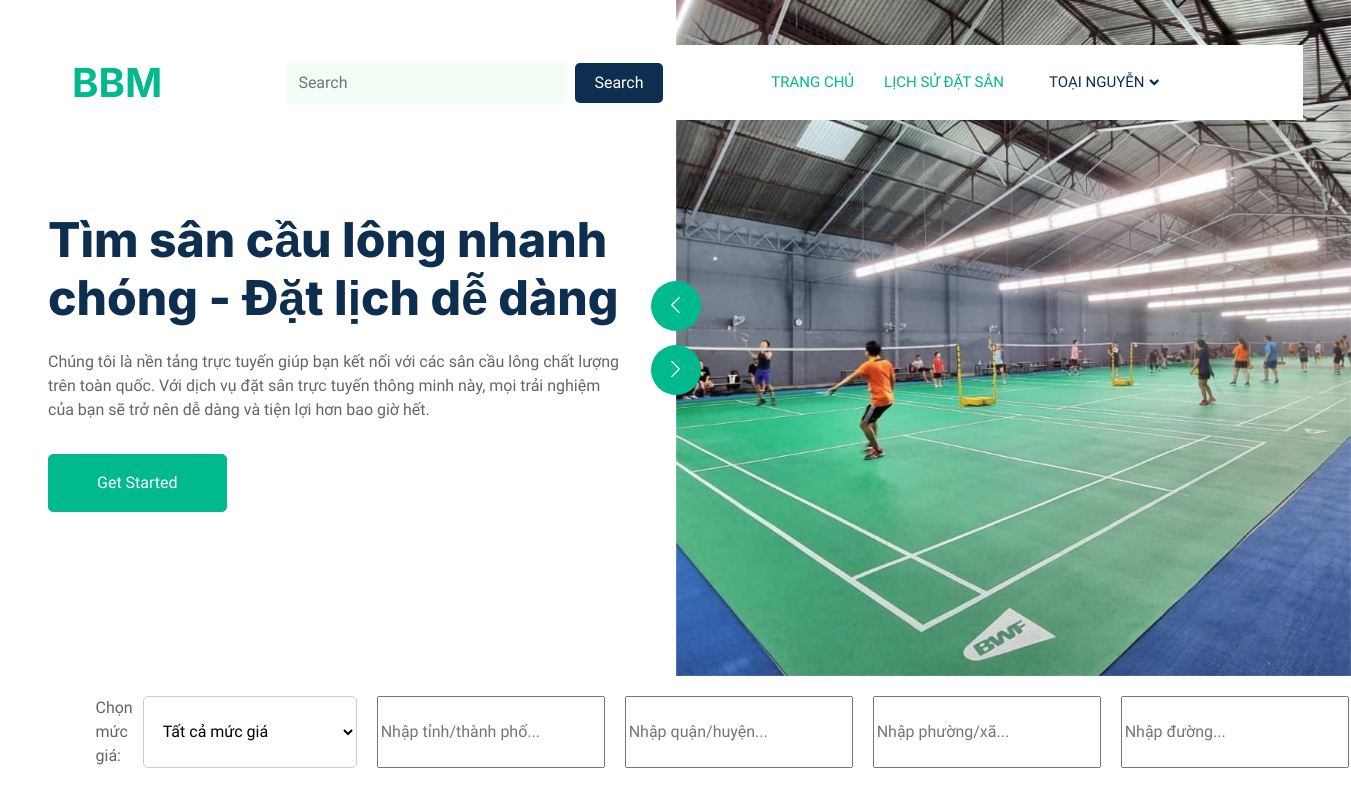
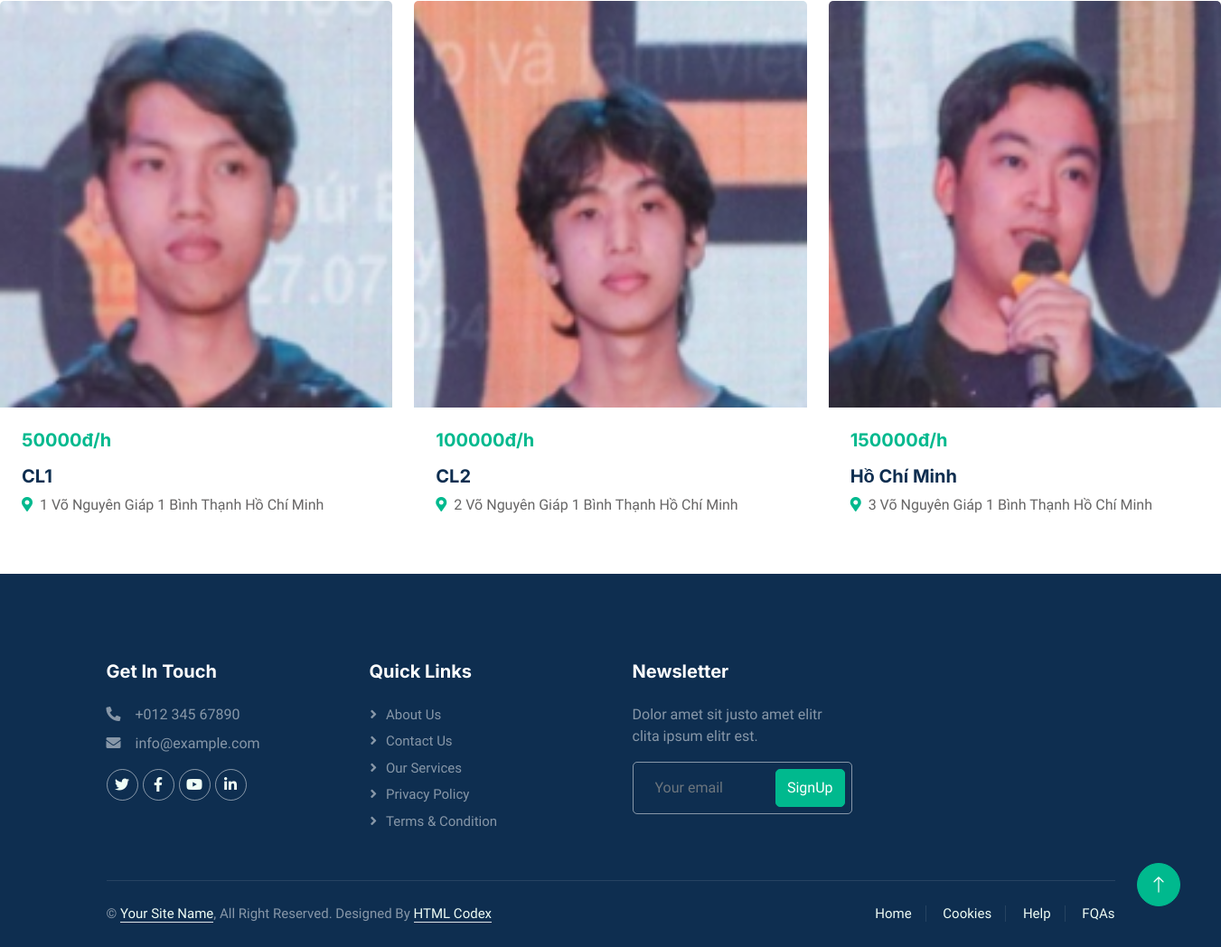
Page /role/ (signed in) on the committed database (2 pictures, top to bottom).
### BUser/models.py (models this page shows, shortened)
class User(AbstractUser):
    ROLE_CHOICES = [
        ('customer', 'Customer'),
        ('courtstaff', 'Court Staff'),
        ('courtmanager', 'Court Manager'),
    ]
    role = models.CharField(max_length=20, choices=ROLE_CHOICES)
    GENDER_CHOICES = [
        ('M', 'Nam'),
        ('F', 'Nữ'),
        ('O', 'Khác')
    ]
    gender = models.CharField(max_length=1, choices=GENDER_CHOICES, default='M')
    sdt= models.IntegerField(default=0, null=True, blank=True)

### BCourt/models.py (models this page shows, shortened)
class Court(models.Model):
    courtManager = models.ForeignKey("BUser.User", on_delete=models.CASCADE, limit_choices_to={'role':'courtmanager'})
    maCourt = models.CharField(default='',max_length=10, primary_key=True)
    name = models.CharField(max_length=100)
    address = models.ForeignKey(Address, on_delete=models.CASCADE)
    price = models.IntegerField(validators=[MinValueValidator(10000)])
    description = models.CharField(default='',max_length=255, null=True, blank= True)
    img = models.ImageField(upload_to="images/", verbose_name="Hình ảnh sân")
    courtStaff=models.ManyToManyField("BUser.User", limit_choices_to={'role':'courtstaff'}, related_name="staffed_courts", blank=True)
    rateAvr = models.FloatField(default=0.0)  # Trung bình rating

class Address(models.Model):
    soNha=models.CharField(max_length=100)
    duong=models.CharField(max_length=100)
    phuong=models.CharField(max_length=100)
    quan=models.CharField(max_length=100)
    tinh=models.CharField(max_length=100)
    class Meta:
        unique_together = ['soNha', 'duong', 'phuong', 'quan', 'tinh']
    def __str__(self):
        return f"{self.soNha} {self.duong} {self.phuong} {self.quan} {self.tinh} "

### home/views.py (the view)
# urls.py: path('role/', views.role, name='role'),
@login_required (login_url="login")
def role(request):
    user = request.user
    role = getattr(user, "role", None)
    if role == "customer":
        lc = Court.objects.all()
        return render(request, "home/role1.html", {"lc":lc})  # Đường dẫn cho Customer
    elif role == "courtstaff":
        return render(request, "home/role2.html")  # Đường dẫn cho CourtStaff
    elif role == "courtmanager":
        return render(request, "home/role3.html")  # Đường dẫn cho CourtManager

### home/templates/home/role1.html
{% extends "master_page.html" %}
{% load static %}
{%block header%}
    {%include '../header.html' %}
{%endblock%}
{%block navbar%}
    {%include '../navbar.html' %}
{%endblock%}
{%block content%}
{%include '../filter.html' %}
<div class="row g-4">
    {%for court in lc%}
        <div class="col-lg-4 col-md-6 wow fadeInUp">
            <div class="property-court rounded overflow-hidden">
                <div class="position-relative overflow-hidden">
                    <a href="{% url 'detail' court.maCourt %}"><img class="img-fluid" style="height: 450px;" src="{{court.img.url}}" alt=""></a>
                </div>
                <div class="p-4 pb-0">
                    <h5 class="text-primary mb-3">{{court.price}}đ/h</h5>
                    <a class="d-block h5 mb-2" href="{% url 'detail' court.maCourt %}">{{court.name}}</a>
                    <p><i class="fa fa-map-marker-alt text-primary me-2"></i>{{court.address}}</p>
                </div>
            </div>
        </div>
    {%endfor%}
</div>
{%endblock%}
{%block footer%}
    {%include '../footer.html' %}
{%endblock%}

### home/templates/navbar.html (shortened to what this page needs)
{%load static%}
<div class="container-fluid nav-bar bg-transparent">
    <nav class="navbar navbar-expand-lg bg-white navbar-light py-0 px-4">
        <a href="{% url 'role' %}" class="navbar-brand d-flex align-items-center text-center">
            <h1 class="m-0 text-primary">BBM</h1>
        </a>
        <div class="collapse navbar-collapse" id="navbarCollapse">
            <div class="container">
                <form action="{% url 'search' %}" method="GET">
                    <div class="row g-2 align-items-center justify-content-center">
                        <div class="col-md-8 col-lg-6">
                            <input type="text" name="q" class="form-control border-0 py-2" placeholder="Search"
                                style="outline: none; box-shadow: none; background-color: rgb(244, 253, 245);" required>
                        </div>
                        <div class="col-md-4 col-lg-2">
                            <button type="submit" class="btn btn-dark border-0 w-100 py-2">Search</button>
                        </div>
                    </div>
                </form>
            </div>
            <div class="navbar-nav ms-auto">
                <a href="{% url 'role' %}" class="nav-item nav-link active">Trang chủ</a>
            </div>
            {% if user.is_authenticated %}
                <div class="navbar-nav ms-auto"><div class="navbar-nav ms-auto">
                    <a href="{% url 'his' %}" class="nav-item nav-link active">Lịch sử đặt sân</a>
                </div>
                <div class="nav-item dropdown">
                    <a href="#" class="nav-link dropdown-toggle" data-bs-toggle="dropdown">{{user.first_name}} {{user.last_name}}</a>
                </div>
            {%else%}
                <a href="{% url 'login' %}" class="btn btn-primary px-3 d-none d-lg-flex">Sign In</a>
            {%endif%}
        </div>
    </nav>
</div>

### home/static/home/css/style.css (style rules this page uses)
:root { --primary: #00B98E; --secondary: #FF6922; --light: #EFFDF5; --dark: #0E2E50; }
.btn { transition: .5s; }
.nav-bar { position: relative; margin-top: 45px; padding: 0 3rem; transition: .5s; z-index: 9999; }
.navbar-nav { display: flex; align-items: center; gap: 15px; }
.navbar .dropdown-toggle::after { border: none; content: "\f107"; font-family: "Font Awesome 5 Free"; font-weight: 900; vertical-align: middle; margin-left: 5px; transition: .5s; }
.navbar-light .navbar-nav .nav-link { margin-right: 30px; padding: 25px 0; color: #FFFFFF; font-size: 15px; text-transform: uppercase; outline: none; }
.navbar-light .navbar-nav .nav-link:hover, .navbar-light .navbar-nav .nav-link.active { color: var(--primary); }
.navbar-light .navbar-brand { height: 75px; }
.navbar-light .navbar-nav .nav-link { color: var(--dark); font-weight: 500; }
.navbar { display: flex; align-items: center; white-space: nowrap; justify-content: space-between; padding: 10px 20px; background-color: #fff; }
.dropdown { position: relative; width: 230px; filter: url(#goo); }

### rows in the picture
User: first_name "TOẠI", last_name "NGUYỄN"
Court: img (picture), price "50000", name "CL1", address "1 Võ Nguyên Giáp 1 Bình Thạnh Hồ Chí Minh"
Court: img (picture), price "100000", name "CL2", address "2 Võ Nguyên Giáp 1 Bình Thạnh Hồ Chí Minh"
Court: img (picture), price "150000", name "Hồ Chí Minh", address "3 Võ Nguyên Giáp 1 Bình Thạnh Hồ Chí Minh"
